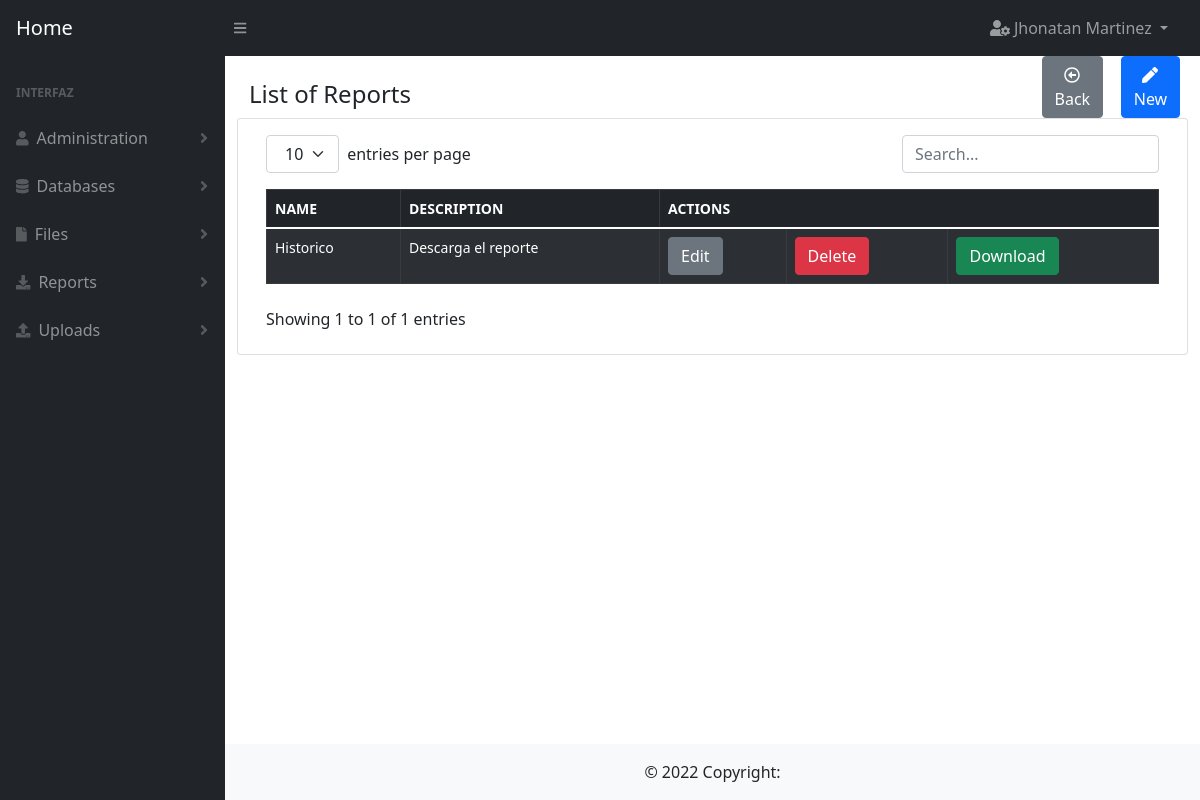
Page /report (signed in) on the committed database.
### user/models.py (models this page shows)
class User(db.Model):
    __tablename__ = 'users'
    id = db.Column(db.Integer, primary_key=True)
    full_name = db.Column(db.String(100))
    email = db.Column(db.String(100), unique=True)
    password = db.Column(db.String(100))
    is_admin = db.Column(db.Boolean)
    role_id = db.Column(db.Integer, db.ForeignKey('roles.id'), nullable=True)
    created_at = db.Column(db.DateTime, default=datetime.datetime.now)

### report/models.py (models this page shows)
class Report(db.Model):
    __tablename__ = 'reports'
    id = db.Column(db.Integer, primary_key=True)
    name = db.Column(db.String(100), unique=True)
    description = db.Column(db.String(1000))
    queries = db.Column(db.String(5000))
    params = db.Column(db.String(5000))
    database_id = db.Column(db.Integer, db.ForeignKey('databases.id'))
    created_at = db.Column(db.DateTime, default=datetime.datetime.now)

### report/routes.py (the view)
@report.route(routes["index"])
@decorator(page=pages["index"])
def index():
    try:
        data = organize_data(data_model=models.Report.query.order_by(models.Report.id.desc()).all(),
                             show_columns=['id', 'name', 'description'])
        return render_template(templates["index"],
                               object_list=data)
    except Exception as exc:
        return show_error(pages["index"] + ': ' + str(exc))

### utils/auth.py (called while the page is built)
def has_permission(page):
    can_enter = False
    try:
        user = User.query.get(session['user_id'])
        if user.is_admin:
            can_enter = True
        else:
            page_id = Page.query.filter(Page.route == page).first().id
            permissions = Permission.query.filter_by(role_id=user.role_id, page_id=page_id).first()
            if permissions is not None:
                can_enter = True
    except Exception as exc:
        error_message = 'permission.queries.has_permission: ' + str(exc)
        print(error_message)
    finally:
        return can_enter

def decorator(page, url='index'):
    def _permissions(function):
        @wraps(function)
        def new_function(*args, **kwargs):
            if not has_permission(page=page):
                return show_message(id=1,
                                    url=url)
            return function(*args, **kwargs)
        return new_function
    return _permissions

### utils/main_functions.py (called while the page is built)
def organize_data(data_model, show_columns):
    object_list = []
    try:
        for row in data_model:
            dictionary = dict((column, getattr(row, column)) for column in row.__table__.columns.keys())
            delete_columns = []
            for key in dictionary.keys():
                if key not in show_columns:
                    delete_columns.append(key)
            for column in delete_columns:
                dictionary.pop(column)
            object_list.append(dictionary)
    except Exception as exc:
        error_message = __this + inspect.stack()[0][3] + ': ' + str(exc)
        print(error_message)
    finally:
        return object_list

### templates/report/index.html (shortened to what this page needs)
{% extends 'base/index_forms.html' %}
{% block title%}
List of Reports
{% endblock%}
{% block button_new%}
    onclick="window.location.href='{{ url_for('report.create') }}'"
{% endblock%}
{% block table_header_actions %}
<th colspan="3">ACTIONS</th>
{% endblock %}
{% block table_rows %}
    {% for row in object_list %}
        <tr>
            {% for key, value in row.items() %}
                {% if key != 'id'%}
                    <td>
                        {{value}}
                    </td>
                {% endif %}
            {% endfor %}
            <td><a href="{{ url_for('report.edit', id=row.id) }}" type="button" class="btn btn-secondary">Edit</a></td>
            <td><a href="{{ url_for('report.delete', id=row.id) }}" type="button" class="btn btn-danger">Delete</a></td>
            <td><a id="btn_download" href="{{ url_for('report.download', id=row.id) }}" type="button" class="btn btn-success">Download</a></td>
        </tr>
    {% endfor %}
{% endblock %}

### templates/base/base.html (shortened to what this page needs)
<!DOCTYPE html>
<html lang="es">
<head>
    <link rel='stylesheet' href= "{{url_for('static', filename='css/styles.css')}}"/>
    <link rel='stylesheet' href= "{{url_for('static', filename='css/bootstrap.min.css')}}">
</head>
<body >
    <nav class="sb-topnav navbar navbar-expand navbar-dark bg-dark">
        <a class="navbar-brand ps-3" href="{{ url_for('index') }}">Home</a>
        <button class="btn btn-link btn-sm order-1 order-lg-0 me-4 me-lg-0" id="sidebarToggle" href="#"><i class="fas fa-bars"></i></button>
        <ul class="navbar-nav ms-auto ms-md-0 me-3 me-lg-4">
            <li class="nav-item dropdown">
                <a class="nav-link dropdown-toggle" id="navbarDropdown" href="#" role="button" data-bs-toggle="dropdown" aria-expanded="false">
                    <i class="fas fa-user-cog"></i> {{session['user']}}
                </a>
            </li>
        </ul>
    </nav>
    <div id="layoutSidenav">
        <div id="layoutSidenav_nav">
            <nav class="sb-sidenav accordion sb-sidenav-dark" id="sidenavAccordion">
                <div class="sb-sidenav-menu">
                    <div class="nav">
                        <div class="sb-sidenav-menu-heading">Interfaz</div>
                         <a class="nav-link collapsed" href="#" data-bs-toggle="collapse" data-bs-target="#collapseUsers" aria-expanded="false" aria-controls="collapseLayouts">
                            <div class="sb-nav-link-icon"><i class="fa fa-user"></i></div>
                            Administration
                            <div class="sb-sidenav-collapse-arrow"><i class="fas fa-angle-down"></i></div>
                        </a>
                        <a class="nav-link collapsed" href="#" data-bs-toggle="collapse" data-bs-target="#collapseDataBases" aria-expanded="false" aria-controls="collapseLayouts">
                            <div class="sb-nav-link-icon"><i class="fa fa-database"></i></div>
                            Databases
                            <div class="sb-sidenav-collapse-arrow"><i class="fas fa-angle-down"></i></div>
                        </a>
                         <a class="nav-link collapsed" href="#" data-bs-toggle="collapse" data-bs-target="#collapseFiles" aria-expanded="false" aria-controls="collapseLayouts">
                            <div class="sb-nav-link-icon"><i class="fa fa-file"></i></div>
                            Files
                            <div class="sb-sidenav-collapse-arrow"><i class="fas fa-angle-down"></i></div>
                        </a>
                        <a class="nav-link collapsed" href="#" data-bs-toggle="collapse" data-bs-target="#collapseReports" aria-expanded="false" aria-controls="collapseLayouts">
                            <div class="sb-nav-link-icon"><i class="fas fa-download"></i></div>
                            Reports
                            <div class="sb-sidenav-collapse-arrow"><i class="fas fa-angle-down"></i></div>
                        </a>
                        <a class="nav-link collapsed" href="#" data-bs-toggle="collapse" data-bs-target="#collapseUploads" aria-expanded="false" aria-controls="collapseLayouts">
                            <div class="sb-nav-link-icon"><i class="fas fa-upload"></i></div>
                            Uploads
                            <div class="sb-sidenav-collapse-arrow"><i class="fas fa-angle-down"></i></div>
                        </a>
                    </div>
                </div>
            </nav>
        </div>
        <div id="layoutSidenav_content">
            <main>
                <div class="container-fluid px-4">
                    <div class="row">
                        <div class="col-10">
                            <h4 class="mt-4">
                                {% block title %}{% endblock %}
                            </h4>
                        </div>
                        <div class="col-1">
                        {% block button1 %}
                        {% endblock %}
                        </div>
                        <div class="col-1">
                        {% block button2 %}
                        {% endblock %}
                        </div>
                    </div>
                    <div class="row">
                        <div class="card mb-4">
                            <div class="card-body">
                            {% block content %}{% endblock %}
                            </div>
                        </div>
                    </div>
                </div>
            </main>
            <footer class="bg-light text-center text-lg-start">
                <div class="text-center p-3" style="background-color: rgba(0, 0, 0, 0);">
                  © 2022 Copyright:
                </div>
            </footer>
        </div>
    </div>
</body>
</html>

### rows in the picture
User: user "Jhonatan Martinez"
Report: name "Historico", description "Descarga el reporte"

### other values in the picture
{{ key.upper() }} "NAME" "DESCRIPTION"
